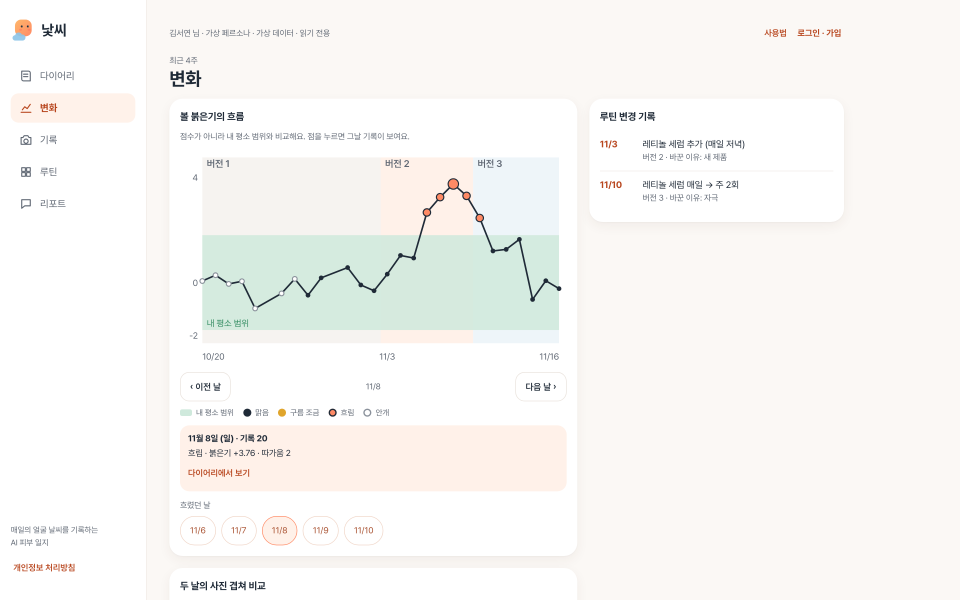
#> input picture desktop/04_change.png, 2880 x 1800 px (shown at 1/3 size)
$ python make_eco_screens.py
#> lines starting #> are read from the running program, lines starting #| are printed output that depends on the picture
"""에코시스템 샷용 화면 이미지 만들기: desktop/·mobile/ 캡처 → screens/screen_eco_*.png
폰 화면은 기존 screen_phone1.png의 둥근 모서리 알파를 그대로 입힌다."""
import os
from PIL import Image
ROOT = os.path.dirname(os.path.dirname(os.path.abspath(__file__)))
WEB = os.path.join(ROOT, "desktop", "04_change.png")       # 변화(볼 붉은기 그래프)
PHONE = os.path.join(ROOT, "mobile", "05_capture.png")     # 오늘의 얼굴 날씨 찍기(스캔 화면)
Image.open(WEB).convert("RGB").save(os.path.join(ROOT, "screens", "screen_eco_web.png"))
ref = Image.open(os.path.join(ROOT, "screens", "screen_phone1.png"))
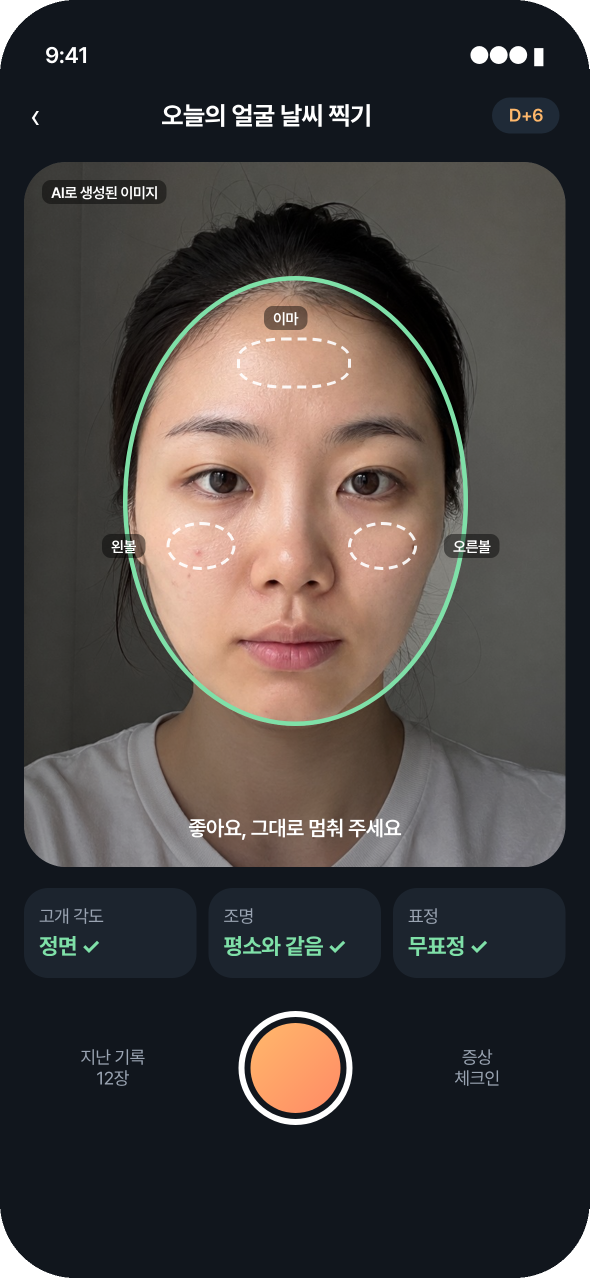
#> input picture screens/screen_phone1.png, 1179 x 2556 px (shown at 1/2 size)
#> ref is the input picture: PIL image 1179x2556 RGBA; mean R, G, B, A 68.5, 64.1, 62.5, 253.4
ph = Image.open(PHONE).convert("RGB").resize(ref.size, Image.LANCZOS)
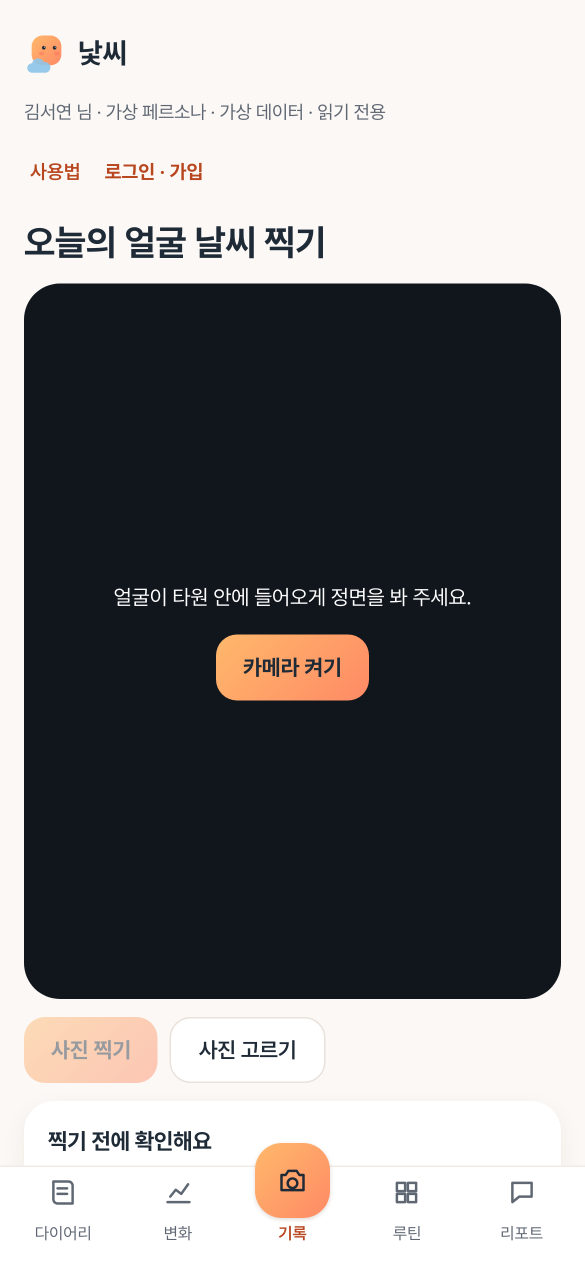
#> input picture mobile/05_capture.png, 1170 x 2532 px (shown at 1/2 size)
ph.putalpha(ref.getchannel("A"))
#> ph: PIL image 1179x2556 RGBA
ph.save(os.path.join(ROOT, "screens", "screen_eco_phone.png"))
print("saved", ref.size)
#| saved (1179, 2556)
